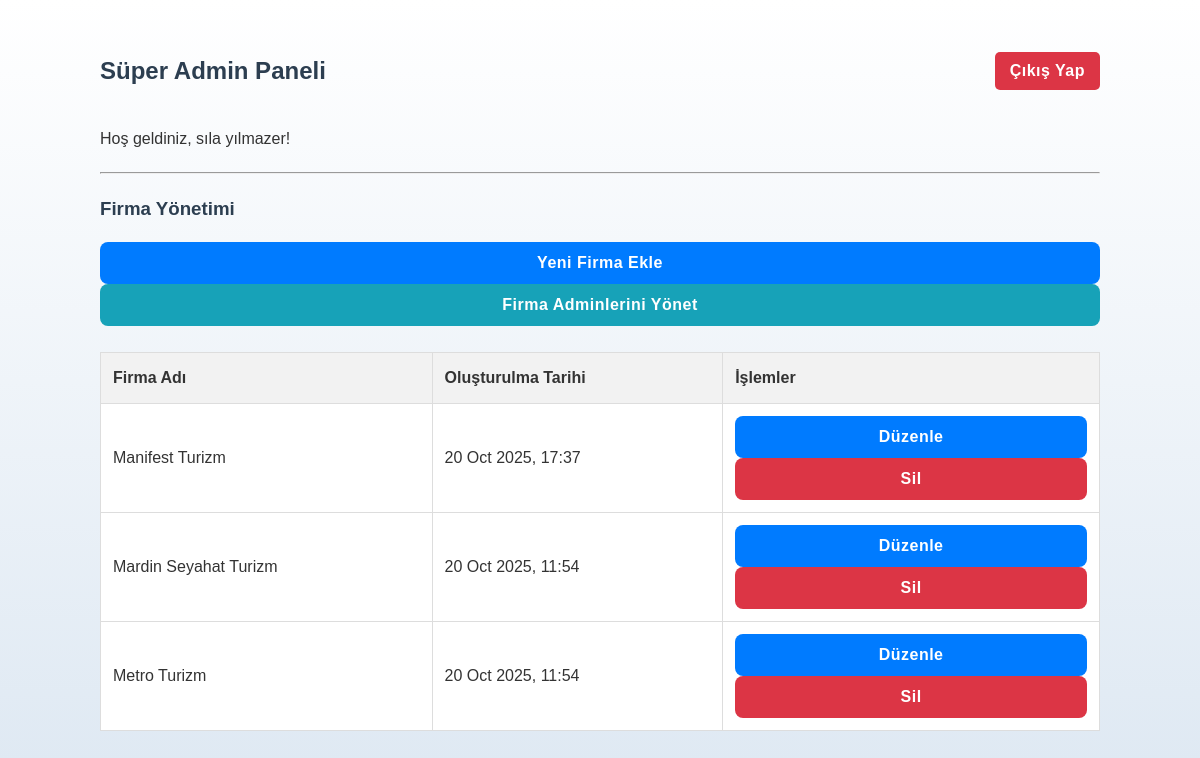
The page /super_admin/index.php (signed in) on the database its author committed.
### tables this page shows
CREATE TABLE Companies (
            id INTEGER PRIMARY KEY AUTOINCREMENT,
            name TEXT NOT NULL UNIQUE,
            created_at TIMESTAMP DEFAULT CURRENT_TIMESTAMP
        );

### super_admin/index.php (the view, shortened to what this page needs)
<?php
require '../includes/db_connect.php';
$firmalar = [];
try {
    $firmalar = $pdo->query("SELECT * FROM Companies ORDER BY name ASC")->fetchAll(PDO::FETCH_ASSOC);
} catch (PDOException $e) {
    die("Firmalar çekilirken bir hata oluştu: " . $e->getMessage());
}
?>
<!DOCTYPE html>
<html lang="tr">
<head>
    <link rel="stylesheet" href="../css/style.css">
</head>
<body>
    <div class="panel-container">
        <div class="panel-header">
            <h2>Süper Admin Paneli</h2>
            <a href="../logout.php"><button class="logout-button">Çıkış Yap</button></a>
        </div>
        <p>Hoş geldiniz, <?php echo htmlspecialchars($_SESSION['user_fullname']); ?>!</p>
        <hr style="margin: 20px 0;">
        <h3>Firma Yönetimi</h3>
        <a href="firma_ekle.php"><button>Yeni Firma Ekle</button></a>
        <a href="firma_admin_yonetimi.php"><button style="background-color: #17a2b8;">Firma Adminlerini Yönet</button></a>
        <br><br>
        <table>
            <thead>
                <tr>
                    <th>Firma Adı</th>
                    <th>Oluşturulma Tarihi</th>
                    <th>İşlemler</th>
                </tr>
            </thead>
            <tbody>
                <?php if (count($firmalar) > 0): ?>
                    <?php foreach ($firmalar as $firma): ?>
                        <tr>
                            <td><?php echo htmlspecialchars($firma['name']); ?></td>
                            <td><?php echo date('d M Y, H:i', strtotime($firma['created_at'])); ?></td>
                            <td class="action-buttons">
                                <a href="firma_duzenle.php?id=<?php echo $firma['id']; ?>"><button>Düzenle</button></a>
                                <a href="firma_sil.php?id=<?php echo $firma['id']; ?>" onclick="return confirm('Bu firmayı kalıcı olarak silmek istediğinizden emin misiniz? Bu firmaya ait tüm seferler de silinecektir ve bu işlem geri alınamaz!');"><button style="background-color: #dc3545;">Sil</button></a>
                            </td>
                        </tr>
                    <?php endforeach; ?>
                <?php else: ?>
                    <tr>
                        <td colspan="3" style="text-align:center;">Sistemde kayıtlı firma bulunmamaktadır.</td>
                    </tr>
                <?php endif; ?>
            </tbody>
        </table>
    </div>
</body>
</html>

### css/style.css (style rules this page uses)
body { font-family: 'Poppins', sans-serif; background-color: #f8f9fa; background-image: linear-gradient(to top, #dfe9f3 0%, white 100%); color: #333; line-height: 1.6; }
h2, h3, h4 { color: #2c3e50; font-weight: 600; }
button { width: 100%; padding: 12px 20px; border: none; border-radius: 8px; background-color: #007bff; color: white; font-size: 1rem; font-weight: 600; cursor: pointer; transition: all 0.3s ease; letter-spacing: 0.5px; }
body { font-family: 'Poppins', sans-serif; background-color: #f4f6f8; }

### super_admin/index.php (style rules this page uses)
.panel-container { max-width: 1000px; margin: 2rem auto; }
table { width: 100%; border-collapse: collapse; background: #fff; }
th, td { padding: 12px; border: 1px solid #ddd; text-align: left; }
th { background-color: #f2f2f2; }
.action-buttons a, .action-buttons button { margin-right: 5px; }
.logout-button { background-color: #dc3545; color: white; border: none; padding: 10px 15px; border-radius: 5px; cursor: pointer; float: right; }
.panel-header { display: flex; justify-content: space-between; align-items: center; }

### rows shown on the page
companies: name "Manifest Turizm", created_at "20 Oct 2025, 17:37"
companies: name "Mardin Seyahat Turizm", created_at "20 Oct 2025, 11:54"
companies: name "Metro Turizm", created_at "20 Oct 2025, 11:54"

### other values the page prints
$_SESSION['user_fullname'] "sıla yılmazer"
